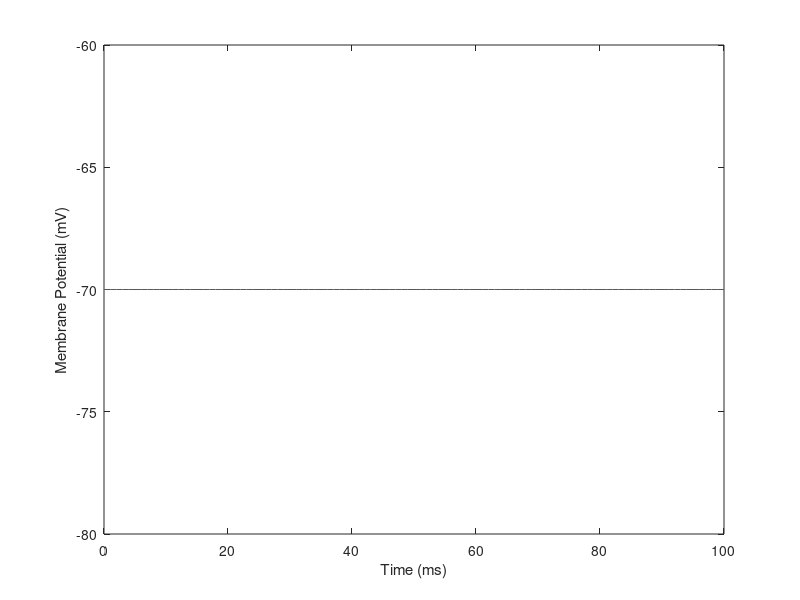
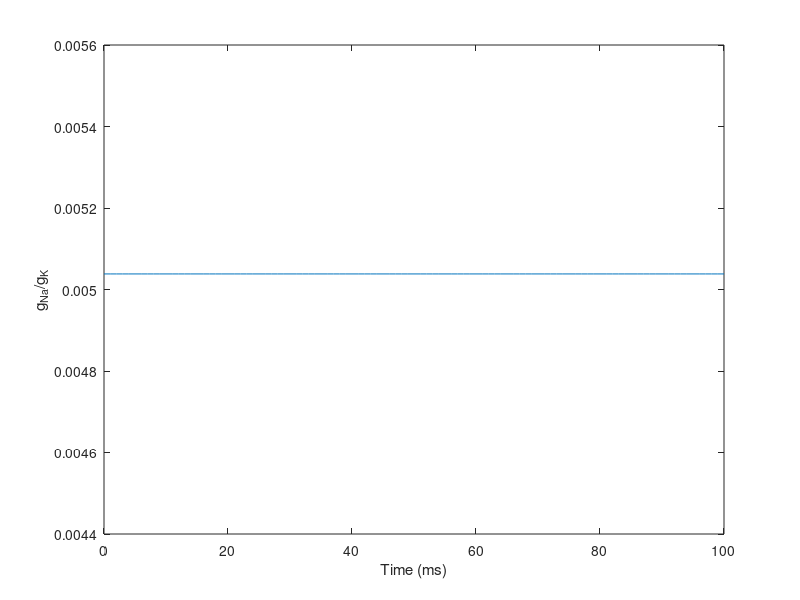

Source code (MATLAB) for these figures, in order: (Note: this script raises an error after producing the figures.)
clear all
close all
clc

% simulation parameters
t = 0:100; %ms

% constants
gbar_K = 36;
gbar_Na = 120;
gbar_L = 0.3;
E_K = -12;
E_Na = 115;
E_L = 10.6;
V_rest = -70;

%% steady-state
% plot resting membrane potential
V_m(1:101) = V_rest;
figure(1)
plot(t,V_m)
xlabel('Time (ms)')
ylabel('Membrane Potential (mV)')

% gating variables
a_m = .1*((25-V_rest)/exp((25-V_rest)/10-1));
B_m = 4*exp(-V_rest/18);
a_n = .01*((10-V_rest)/(exp((10-V_rest)/10)-1));
B_n = .125*exp(-V_rest/80);
a_h = .07*exp(-V_rest/20);
B_h = 1/(exp((30-V_rest)/10)+1);

% determine probabilities of subunits being open
m = a_m/(a_m+B_m);
n = a_n/(a_n+B_n);
h = a_h/(a_h+B_h);

% determine g_Na, g_K, & g_Na/g_K ratio
g_Na = m^3*gbar_Na*h;
g_K = n^4*gbar_K;
r(1:101) = g_Na/g_K;

% plot g_Na/g_K ratio
figure(2)
plot(t,r)
xlabel('Time (ms)')
ylabel('g_{Na}/g_K')

%% step pulse stimulation
% initialization
I = .005;
t_s = .5;

% gating variables
a_m = .1*((25-V_m)/exp((25-V_m)/10-1));
B_m = 4*exp(-V_m/18);
a_n = .01*((10-V_m)/(exp((10-V_m)/10)-1));
B_n = .125*exp(-V_m/80);
a_h = .07*exp(-V_m/20);
B_h = 1/(exp((30-V_m)/10)+1);

% calculate probabilities of subunits being open
m = (-a_m/(a_m+B_m))*exp(t_s*(-a_m-B_m))+(a_m/(a_m+B_m));
n = (-a_n/(a_n+B_n))*exp(t_s*(-a_n-B_n))+(a_n/(a_n+B_n));
h = (-a_h/(a_h+B_h))*exp(t_s*(-a_h-B_h))+(a_h/(a_h+B_h));

% determine currents
I_Na = m^3*gbar_Na*h*(V_m-E_Na);
I_K = n^4*gbar_K*(V_m-E_K);
I_L = g_L*(V_m-E_L);
I_ion = I-I_K-I_Na-I_L;

% determine membrane potential
V_m = .5*I_ion/C_m;

%% constant stimulation
% determine currents
I_Na = m^3*gbar_Na*h*(V_m-E_Na);
I_K = n^4*gbar_K*(V_m-E_K);
I_L = gbar_L*(V_m-E_L);
I_ion(1:100) = .001-I_K-I_Na-I_L;
